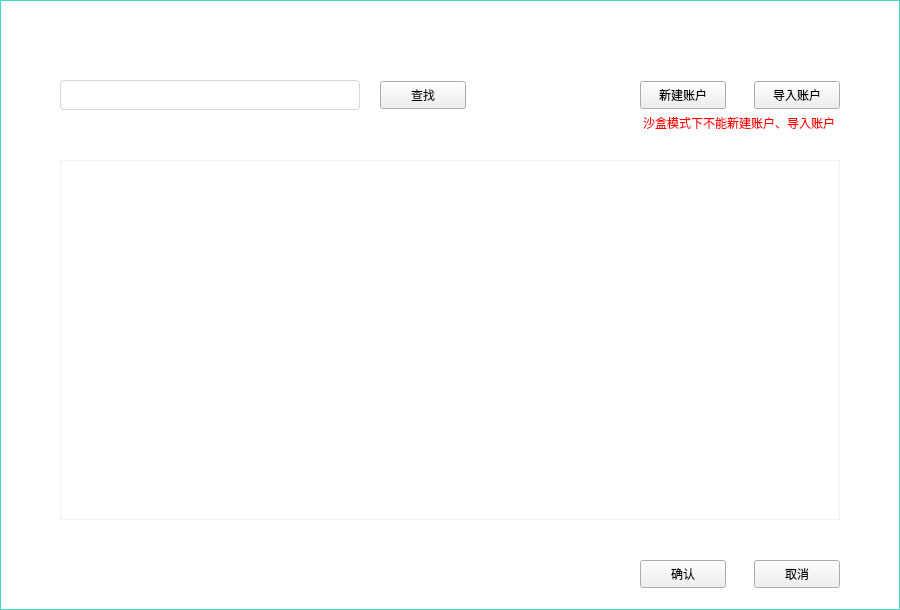
<?xml version="1.0" encoding="UTF-8"?>
<ui version="4.0">
 <class>AccountListDialog</class>
 <widget class="QDialog" name="AccountListDialog">
  <property name="geometry">
   <rect>
    <x>0</x>
    <y>0</y>
    <width>900</width>
    <height>610</height>
   </rect>
  </property>
  <property name="font">
   <font>
    <family>微软雅黑</family>
   </font>
  </property>
  <property name="windowTitle">
   <string>Dialog</string>
  </property>
  <property name="styleSheet">
   <string notr="true">#AccountListDialog{border:1px solid rgb(68,217,199);background-color:white;}
QLineEdit{border:1px solid rgb(214,214,214);border-radius:4px;padding: 0px 8px 0px 8px;font: 12x &quot;微软雅黑&quot;;}
QLabel{font: 12px &quot;微软雅黑&quot;;}</string>
  </property>
  <widget class="QTableWidget" name="accountListTableWidget">
   <property name="geometry">
    <rect>
     <x>60</x>
     <y>160</y>
     <width>780</width>
     <height>360</height>
    </rect>
   </property>
   <property name="styleSheet">
    <string notr="true">QTableWidget{border: 1px solid rgb(241,241,248);gridline-color: rgb(241,241,248)}
QHeaderView{background-color:white;min-height:30;}
QHeaderView::section{background-color: white;border: 1px solid rgb(241,241,248);
font: 12px &quot;微软雅黑&quot;;}</string>
   </property>
   <property name="selectionMode">
    <enum>QAbstractItemView::SingleSelection</enum>
   </property>
   <property name="iconSize">
    <size>
     <width>0</width>
     <height>0</height>
    </size>
   </property>
   <attribute name="horizontalHeaderVisible">
    <bool>false</bool>
   </attribute>
   <attribute name="horizontalHeaderDefaultSectionSize">
    <number>150</number>
   </attribute>
   <attribute name="horizontalHeaderHighlightSections">
    <bool>true</bool>
   </attribute>
   <attribute name="verticalHeaderVisible">
    <bool>false</bool>
   </attribute>
   <attribute name="verticalHeaderHighlightSections">
    <bool>true</bool>
   </attribute>
   <column>
    <property name="text">
     <string>账户名</string>
    </property>
   </column>
   <column>
    <property name="text">
     <string>地址</string>
    </property>
   </column>
   <column>
    <property name="text">
     <string>余额</string>
    </property>
   </column>
   <column>
    <property name="text">
     <string>当前账户</string>
    </property>
   </column>
   <column>
    <property name="text">
     <string>操作</string>
    </property>
   </column>
  </widget>
  <widget class="QToolButton" name="addAccountBtn">
   <property name="geometry">
    <rect>
     <x>640</x>
     <y>81</y>
     <width>86</width>
     <height>28</height>
    </rect>
   </property>
   <property name="font">
    <font>
     <family>微软雅黑</family>
     <pointsize>9</pointsize>
     <weight>50</weight>
     <italic>false</italic>
     <bold>false</bold>
    </font>
   </property>
   <property name="styleSheet">
    <string notr="true">font: 9pt &quot;微软雅黑&quot;;</string>
   </property>
   <property name="text">
    <string>新建账户</string>
   </property>
  </widget>
  <widget class="QToolButton" name="closeBtn">
   <property name="geometry">
    <rect>
     <x>869</x>
     <y>12</y>
     <width>16</width>
     <height>16</height>
    </rect>
   </property>
   <property name="font">
    <font>
     <family>微软雅黑</family>
    </font>
   </property>
   <property name="cursor">
    <cursorShape>PointingHandCursor</cursorShape>
   </property>
   <property name="styleSheet">
    <string notr="true">QToolButton{background-image:url(:pic2/close5.png);background-repeat: repeat-xy;background-position: center;background-attachment: fixed;background-clip: padding;border-style: flat;}</string>
   </property>
   <property name="text">
    <string/>
   </property>
  </widget>
  <widget class="QLabel" name="label_2">
   <property name="geometry">
    <rect>
     <x>20</x>
     <y>5</y>
     <width>81</width>
     <height>30</height>
    </rect>
   </property>
   <property name="font">
    <font>
     <family>微软雅黑</family>
     <pointsize>-1</pointsize>
     <weight>50</weight>
     <italic>false</italic>
     <bold>false</bold>
    </font>
   </property>
   <property name="styleSheet">
    <string notr="true">font: 14px &quot;微软雅黑&quot;;
color: rgb(255, 255, 255);</string>
   </property>
   <property name="text">
    <string>账户管理</string>
   </property>
  </widget>
  <widget class="QLabel" name="tipLabel">
   <property name="geometry">
    <rect>
     <x>643</x>
     <y>113</y>
     <width>220</width>
     <height>20</height>
    </rect>
   </property>
   <property name="text">
    <string>&lt;html&gt;&lt;head/&gt;&lt;body&gt;&lt;p&gt;&lt;span style=&quot; font-size:9pt; color:#ff0000;&quot;&gt;沙盒模式下不能新建账户、导入账户&lt;/span&gt;&lt;/p&gt;&lt;/body&gt;&lt;/html&gt;</string>
   </property>
  </widget>
  <widget class="QLineEdit" name="accountLineEdit">
   <property name="geometry">
    <rect>
     <x>60</x>
     <y>80</y>
     <width>300</width>
     <height>30</height>
    </rect>
   </property>
  </widget>
  <widget class="QToolButton" name="searchBtn">
   <property name="geometry">
    <rect>
     <x>380</x>
     <y>81</y>
     <width>86</width>
     <height>28</height>
    </rect>
   </property>
   <property name="font">
    <font>
     <family>微软雅黑</family>
     <pointsize>9</pointsize>
     <weight>50</weight>
     <italic>false</italic>
     <bold>false</bold>
    </font>
   </property>
   <property name="styleSheet">
    <string notr="true">font: 9pt &quot;微软雅黑&quot;;</string>
   </property>
   <property name="text">
    <string>查找</string>
   </property>
  </widget>
  <widget class="QToolButton" name="importBtn">
   <property name="geometry">
    <rect>
     <x>754</x>
     <y>81</y>
     <width>86</width>
     <height>28</height>
    </rect>
   </property>
   <property name="font">
    <font>
     <family>微软雅黑</family>
     <pointsize>9</pointsize>
     <weight>50</weight>
     <italic>false</italic>
     <bold>false</bold>
    </font>
   </property>
   <property name="styleSheet">
    <string notr="true">font: 9pt &quot;微软雅黑&quot;;</string>
   </property>
   <property name="text">
    <string>导入账户</string>
   </property>
  </widget>
  <widget class="QToolButton" name="okBtn">
   <property name="geometry">
    <rect>
     <x>640</x>
     <y>560</y>
     <width>86</width>
     <height>28</height>
    </rect>
   </property>
   <property name="font">
    <font>
     <family>微软雅黑</family>
     <pointsize>9</pointsize>
     <weight>50</weight>
     <italic>false</italic>
     <bold>false</bold>
    </font>
   </property>
   <property name="styleSheet">
    <string notr="true">font: 9pt &quot;微软雅黑&quot;;</string>
   </property>
   <property name="text">
    <string>确认</string>
   </property>
  </widget>
  <widget class="QToolButton" name="cancelBtn">
   <property name="geometry">
    <rect>
     <x>754</x>
     <y>560</y>
     <width>86</width>
     <height>28</height>
    </rect>
   </property>
   <property name="font">
    <font>
     <family>微软雅黑</family>
     <pointsize>9</pointsize>
     <weight>50</weight>
     <italic>false</italic>
     <bold>false</bold>
    </font>
   </property>
   <property name="styleSheet">
    <string notr="true">font: 9pt &quot;微软雅黑&quot;;</string>
   </property>
   <property name="text">
    <string>取消</string>
   </property>
  </widget>
 </widget>
 <resources/>
 <connections/>
</ui>
